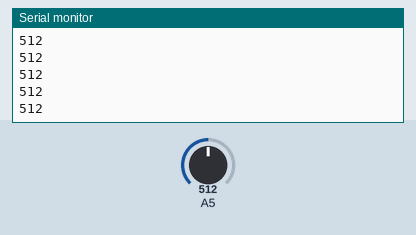
A sketch run on a simulated Arduino Uno, built with avr-gcc and run on an emulated ATmega328P. Parts: the last lines printed to the serial monitor. The test bench sets the inputs (shaded band); at power-on: A5 = 512.

Above: at 1.2 s.
1.3 s: A5 set to 716
At 2.0 s:
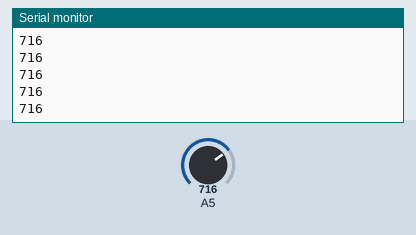
2.8 s: A5 set to 900
At 3.9 s:
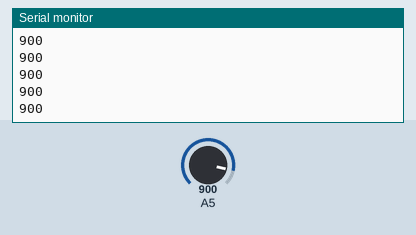
Timing chart, 0 to 5.8 s (numbered marks = the images above; inputs shaded):
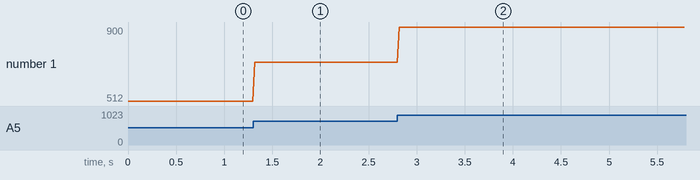

Measured:
- after the input at 1.3 s, the serial monitor: prints a new line at once (image 1)
- after the input at 2.8 s, the serial monitor: prints a new line at once (image 2)
- plotted number 1: 512 → 716 after the input at 1.3 s, 716 → 900 after the input at 2.8 s

The sketch:

solar_bat.ino
```cpp
void setup() {
  // put your setup code here, to run once:
  Serial.begin(115200);
}

float V_data = 0.0,I_data = 0.0;
void loop() {
  // put your main code here, to run repeatedly:
  // V_data = analogRead(A0) / 1023.0 * 5;
  // I_data = (V_data - 2.5) * 10 + 25;
  // Serial.println(I_data);
  Serial.println(analogRead(A5));
  delay(20);
}
```
